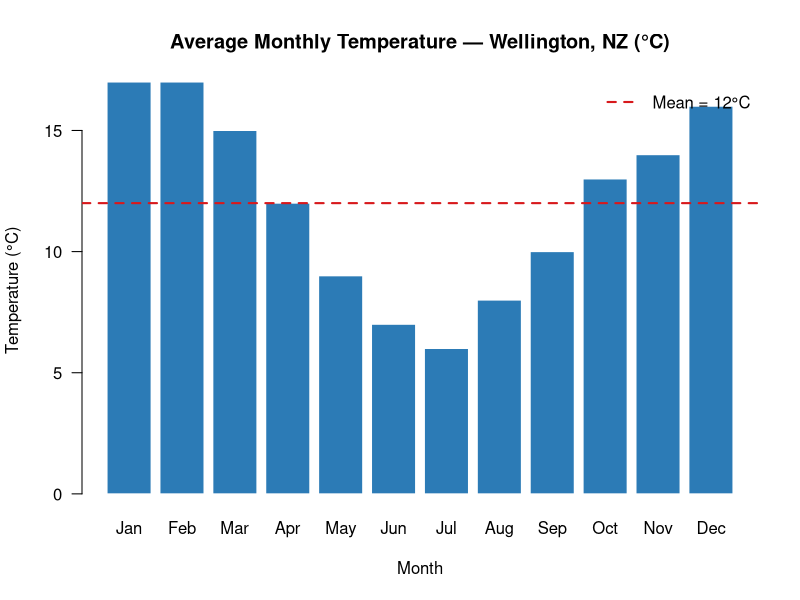

Generate this figure with R:
## ---- chunk 1
#| label: welcome-plot
#| fig-cap: "An example of the kind of visualisations we will create in this book."
#| echo: false

# A motivating example: NZ weather data (simulated for illustration)
set.seed(42)
months <- factor(month.abb, levels = month.abb)
avg_temp <- c(17, 17, 15, 12, 9, 7, 6, 8, 10, 13, 14, 16)

barplot(
  avg_temp,
  names.arg = months,
  col = "#2c7bb6",
  border = "white",
  main = "Average Monthly Temperature — Wellington, NZ (°C)",
  ylab = "Temperature (°C)",
  xlab = "Month",
  las = 1
)
abline(h = mean(avg_temp), col = "#d7191c", lwd = 2, lty = 2)
legend("topright", legend = paste0("Mean = ", round(mean(avg_temp), 1), "°C"),
       col = "#d7191c", lwd = 2, lty = 2, bty = "n")
